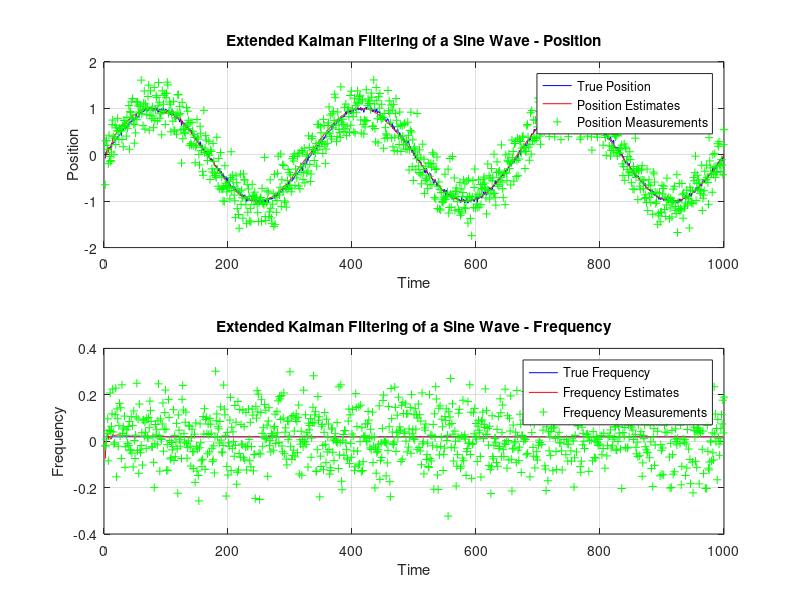

Reproduce this figure in MATLAB.
%--------------------------------------------------------------------------
% Name:            ExtendedKalmanFilterDemo.m
%
% Description:     Application of an Extended Kalman filter to the task of
%                  tracking a sine wave based on noisy measurments.
%
% Author:          Brian Moore
%                  brimoor@umich.edu
%
% Date:            June 1, 2012
%--------------------------------------------------------------------------

%--------------------------------------------------------------------------
% Model Constants
%--------------------------------------------------------------------------
% State-error Jacobian
W = [ 1 0 ;
      0 0 ];

% Measurement-state Jacobian
H = [ 1 0 ;
      0 1 ];

% Measurement-error Jacobian
V = [ 1 0 ;
      0 1 ];
%--------------------------------------------------------------------------

%--------------------------------------------------------------------------
% State variable initializations
%--------------------------------------------------------------------------
% Number of iterations  
N = 1000;

% True State
x = zeros(2,N);

% Apriori state estimates
x_apriori = zeros(2,N);

% Aposteriori state estimates
x_aposteriori = zeros(2,N);

% Apriori error covariance estimates
P_apriori = zeros(2,2,N);

% Aposteriori error covariance estimates
P_aposteriori = zeros(2,2,N);

% Measurements
z = zeros(2,N);

% Kalman Gain
K = zeros(2,2,N);
%--------------------------------------------------------------------------

%--------------------------------------------------------------------------
% Knobs to turn
%--------------------------------------------------------------------------
% True initial state
x(:,1) = [ 0         ;
           3*pi/500 ];

% Initial aposteriori state estimate
x_aposteriori(:,1) = [ 1         ;
                       1*pi/500 ];

% Process noise covariance
Q = [   0.001    0 ;
          0      0 ];

% Measurement noise covariance
R = [ 0.1    0   ;
      0    0.01 ];

% Initial aposteriori error covariance estimate
P_aposteriori(:,:,1) = [ 1   0  ; 
                         0   1 ];
%--------------------------------------------------------------------------

%--------------------------------------------------------------------------
% Perform extend Kalman filtering
%--------------------------------------------------------------------------
for i = 2:N
    % Update true state
    x(:,i) = [sin(x(2,i-1)*(i-1));x(2,i-1)] + sqrt(Q)*[randn;randn];

    % Update measurements
    z(:,i) = x(:,i) + sqrt(R)*[randn;randn];

    % Update apriori estimate
    x_apriori(:,i) = [sin(x_aposteriori(2,i-1)*(i-1));x_aposteriori(2,i-1)];

    % Update state Jacobian
    Ai = [0   (i-1)*cos(x_aposteriori(2,i-1)*(i-1)) ;
          0                    1                    ];

    % Assume knowledge of Q and R (Use system I.D. techniques in practice)
    Qi = Q;
    Ri = R;

    % Update aprioiri error covariance estimate
    P_apriori(:,:,i) = Ai*P_aposteriori(:,:,i-1)*Ai' + W*Qi*W';

    % Update Kalman gain
    K(:,:,i) = P_apriori(:,:,i)*H' / (H*P_apriori(:,:,i)*H'+V*Ri*V');

    % Update aposteriori state estimate
    x_aposteriori(:,i) = x_apriori(:,i) + K(:,:,i) * (z(:,i) - x_apriori(:,i));

    % Update aposteriori error covariance estimate
    P_aposteriori(:,:,i) = (eye(2) - K(:,:,i)*H) * P_apriori(:,:,i);
end
%--------------------------------------------------------------------------

%--------------------------------------------------------------------------
% Plot Results
%--------------------------------------------------------------------------
figure

subplot(2,1,1)
% Actual state position
b = plot(2:N,x(1,2:N),'b');
hold on
% State position estimates
r = plot(2:N,x_aposteriori(1,2:N),'r');
% State measurements
g = plot(2:N,z(1,2:N),'g+');
title('Extended Kalman Filtering of a Sine Wave - Position');
legend([b r g],'True Position','Position Estimates','Position Measurements');
xlabel('Time')
ylabel('Position')
grid on

subplot(2,1,2)
% Actual state frequency
b = plot(2:N,x(2,2:N),'b');
hold on
% State frequency estimates
r = plot(2:N,x_aposteriori(2,2:N),'r');
% Frequency measurements
g = plot(2:N,z(2,2:N),'g+');
title('Extended Kalman Filtering of a Sine Wave - Frequency');
legend([b r g],'True Frequency','Frequency Estimates','Frequency Measurements');
xlabel('Time')
ylabel('Frequency')
grid on
%--------------------------------------------------------------------------
